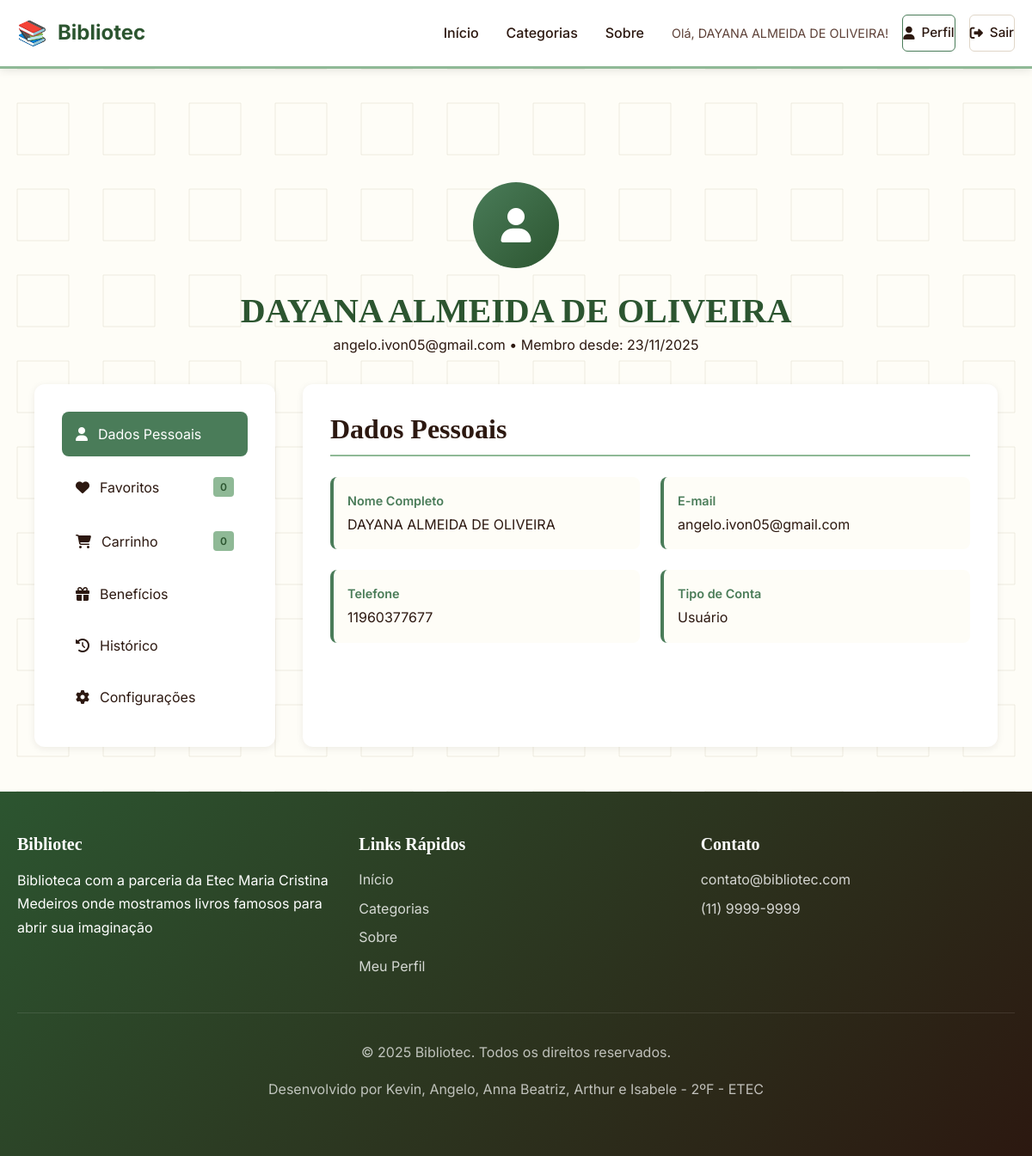
/bibliotec/usuario.php (signed in), run on the app's committed database.
### tables this page shows
CREATE TABLE `usuario` (
  `id_usuario` int(11) NOT NULL,
  `nome` varchar(100) DEFAULT NULL,
  `email` varchar(100) DEFAULT NULL,
  `cpf` varchar(20) DEFAULT NULL,
  `senha` varchar(255) NOT NULL,
  `tipo` enum('usuario','admin') DEFAULT 'usuario',
  `telefone` varchar(20) DEFAULT NULL,
  `endereco` text DEFAULT NULL,
  `data_cadastro` datetime DEFAULT current_timestamp(),
  `avatar_url` varchar(255) DEFAULT NULL,
  `biografia` text DEFAULT NULL,
  `etec_estudante` tinyint(1) DEFAULT 0
);

### bibliotec/usuario.php (the view, shortened to what this page needs)
<?php
include 'includes/conexao.php';
$usuario_id = $_SESSION['usuario_id'];
$stmt_usuario = $pdo->prepare("SELECT * FROM USUARIO WHERE id_usuario = ?");
$stmt_usuario->execute([$usuario_id]);
$usuario = $stmt_usuario->fetch();
$stmt_favoritos = $pdo->prepare("
    SELECT l.* FROM LIVROS l
    JOIN favoritos f ON l.id_livro = f.id_livro
    WHERE f.id_usuario = ?
    ORDER BY f.data_favoritado DESC
");
$stmt_favoritos->execute([$usuario_id]);
$favoritos = $stmt_favoritos->fetchAll();
$stmt_carrinho = $pdo->prepare("
    SELECT l.*, c.quantidade, c.id_item FROM LIVROS l
    JOIN carrinho c ON l.id_livro = c.id_livro
    WHERE c.id_usuario = ?
    ORDER BY c.data_adicionado DESC
");
$stmt_carrinho->execute([$usuario_id]);
$carrinho = $stmt_carrinho->fetchAll();
?>
<!DOCTYPE html>
<html lang="pt-BR">
<head>
    <link rel="stylesheet" href="assets/css/estilo.css">
</head>
<body>
    <?php include 'includes/header.php'; ?>
    <main>
        <section class="section">
            <div class="container">
                <div class="profile-header text-center">
                    <div class="profile-avatar">
                        <i class="fas fa-user"></i>
                    </div>
                    <h1 class="profile-name"><?= htmlspecialchars($usuario['nome']) ?></h1>
                    <p class="profile-info">
                        <?= htmlspecialchars($usuario['email']) ?> •
                        Membro desde: <?= date('d/m/Y', strtotime($usuario['data_cadastro'])) ?>
                    </p>
                </div>
                <div class="profile-grid">
                    <div class="sidebar">
                        <nav class="nav-pills">
                            <button class="nav-pill active" data-tab="dados">
                                <span style="display: flex; align-items: center; gap: 0.75rem;">
                                    <i class="fas fa-user"></i> Dados Pessoais
                                </span>
                            </button>
                            <button class="nav-pill" data-tab="favoritos">
                                <span style="display: flex; align-items: center; gap: 0.75rem;">
                                    <i class="fas fa-heart"></i> Favoritos
                                </span>
                                <span class="badge"><?= count($favoritos) ?></span>
                            </button>
                            <button class="nav-pill" data-tab="carrinho">
                                <span style="display: flex; align-items: center; gap: 0.75rem;">
                                    <i class="fas fa-shopping-cart"></i> Carrinho
                                </span>
                                <span class="badge"><?= count($carrinho) ?></span>
                            </button>
                            <button class="nav-pill" data-tab="beneficios">
                                <span style="display: flex; align-items: center; gap: 0.75rem;">
                                    <i class="fas fa-gift"></i> Benefícios
                                </span>
                            </button>
                            <button class="nav-pill" data-tab="historico">
                                <span style="display: flex; align-items: center; gap: 0.75rem;">
                                    <i class="fas fa-history"></i> Histórico
                                </span>
                            </button>
                            <button class="nav-pill" data-tab="config">
                                <span style="display: flex; align-items: center; gap: 0.75rem;">
                                    <i class="fas fa-cog"></i> Configurações
                                </span>
                            </button>
                        </nav>
                    </div>
                    <div class="content-area">
                        <div id="dados" class="tab-content active">
                            <h2>Dados Pessoais</h2>
                            <div class="info-grid">
                                <div class="info-item">
                                    <div class="info-label">Nome Completo</div>
                                    <div class="info-value"><?= htmlspecialchars($usuario['nome']) ?></div>
                                </div>
                                <div class="info-item">
                                    <div class="info-label">E-mail</div>
                                    <div class="info-value"><?= htmlspecialchars($usuario['email']) ?></div>
                                </div>
                                <div class="info-item">
                                    <div class="info-label">Telefone</div>
                                    <div class="info-value"><?= htmlspecialchars($usuario['telefone'] ?? 'Não informado') ?></div>
                                </div>
                                <div class="info-item">
                                    <div class="info-label">Tipo de Conta</div>
                                    <div class="info-value"><?= $usuario['tipo'] == 'admin' ? 'Administrador' : 'Usuário' ?></div>
                                </div>
                            </div>
                        </div>
                    </div>
                </div>
            </div>
        </section>
    </main>
    <?php include 'includes/footer.php'; ?>
</body>
</html>

### bibliotec/assets/css/estilo.css (style rules this page uses)
:root { --primary-dark: #2C5530; --primary-main: #4A7C59; --primary-light: #8FB996; --secondary-dark: #8B4513; --secondary-main: #D2691E; --secondary-light: #F4A460; --background: #FEFDF7; --surface: #FFFFFF; --paper: #FFF8E1; --text-primary: #2C1810; --text-secondary: #5D4037; --text-muted: #8D6E63; --border: #E0D6C8; --shadow: rgba(44, 24, 16, 0.08); --shadow-hover: rgba(44, 24, 16, 0.15); --success: #388E3C; --warning: #F57C00; --error: #D32F2F; --info: #1976D2; --destaque-ouro: #D4AF37; --destaque-marrom: #8B4513; --destaque-verde: #2E7D32; }
* { margin: 0; padding: 0; box-sizing: border-box; }
body { font-family: 'Inter', 'Georgia', serif; line-height: 1.6; background-color: var(--background); color: var(--text-primary); font-weight: 400; }
main { flex: 1; padding-top: 80px; }
.container { max-width: 1200px; margin: 0 auto; padding: 0 20px; }
h1, h2, h3, h4, h5, h6 { font-weight: 600; line-height: 1.3; color: var(--text-primary); font-family: 'Georgia', serif; }
h1 { font-size: 2.5rem; color: var(--primary-dark); }
h2 { font-size: 2rem; border-bottom: 2px solid var(--primary-light); padding-bottom: 0.5rem; margin-bottom: 1.5rem; }
p { margin-bottom: 1rem; line-height: 1.7; }
.section { padding: 4rem 0; }
.badge { display: inline-block; padding: 4px 8px; border-radius: 4px; font-size: 0.75rem; font-weight: 600; text-transform: uppercase; }
.text-center { text-align: center; }
.container { max-width: 1200px; margin: 0 auto; padding: 0 20px; width: 100%; }
.section { padding: 2rem 0; min-height: auto; overflow: visible; }
body { margin: 0; padding: 0; min-height: 100vh; display: flex; flex-direction: column; }

### bibliotec/usuario.php (style rules this page uses)
.profile-avatar { width: 100px; height: 100px; background: linear-gradient(135deg, var(--primary-main) 0%, var(--primary-dark) 100%); border-radius: 50%; display: inline-flex; align-items: center; justify-content: center; margin-bottom: 1.5rem; color: white; font-size: 2.5rem; }
.profile-grid { display: grid; grid-template-columns: 280px 1fr; gap: 2rem; margin-top: 2rem; }
.sidebar { background: var(--surface); border-radius: 12px; padding: 2rem; box-shadow: 0 2px 8px var(--shadow); height: fit-content; }
.nav-pills { display: flex; flex-direction: column; gap: 0.5rem; }
.nav-pill { padding: 1rem; border-radius: 8px; color: var(--text-primary); text-decoration: none; display: flex; align-items: center; justify-content: space-between; gap: 0.75rem; transition: all 0.3s ease; border: none; background: none; width: 100%; text-align: left; font-family: inherit; font-size: inherit; cursor: pointer; }
.nav-pill.active { background-color: var(--primary-main); color: white; }
.content-area { background: var(--surface); border-radius: 12px; padding: 2rem; box-shadow: 0 2px 8px var(--shadow); }
.tab-content { display: none; }
.tab-content.active { display: block; }
.info-grid { display: grid; grid-template-columns: repeat(auto-fit, minmax(250px, 1fr)); gap: 1.5rem; margin-bottom: 2rem; }
.info-item { padding: 1rem; background: var(--background); border-radius: 8px; border-left: 4px solid var(--primary-main); }
.info-label { font-weight: 600; color: var(--primary-main); margin-bottom: 0.25rem; font-size: 0.9rem; }
.info-value { color: var(--text-primary); }
.badge { background: var(--primary-light); color: var(--primary-dark); padding: 0.25rem 0.5rem; border-radius: 12px; font-size: 0.75rem; font-weight: 600; }

### data on the page
usuario: nome "DAYANA ALMEIDA DE OLIVEIRA", email "angelo.ivon05@gmail.com", data_cadastro "23/11/2025", telefone "11960377677"

### other printed values
$_SESSION['usuario_nome'] "DAYANA ALMEIDA DE OLIVEIRA"
count($favoritos) "0"
count($carrinho) "0"
